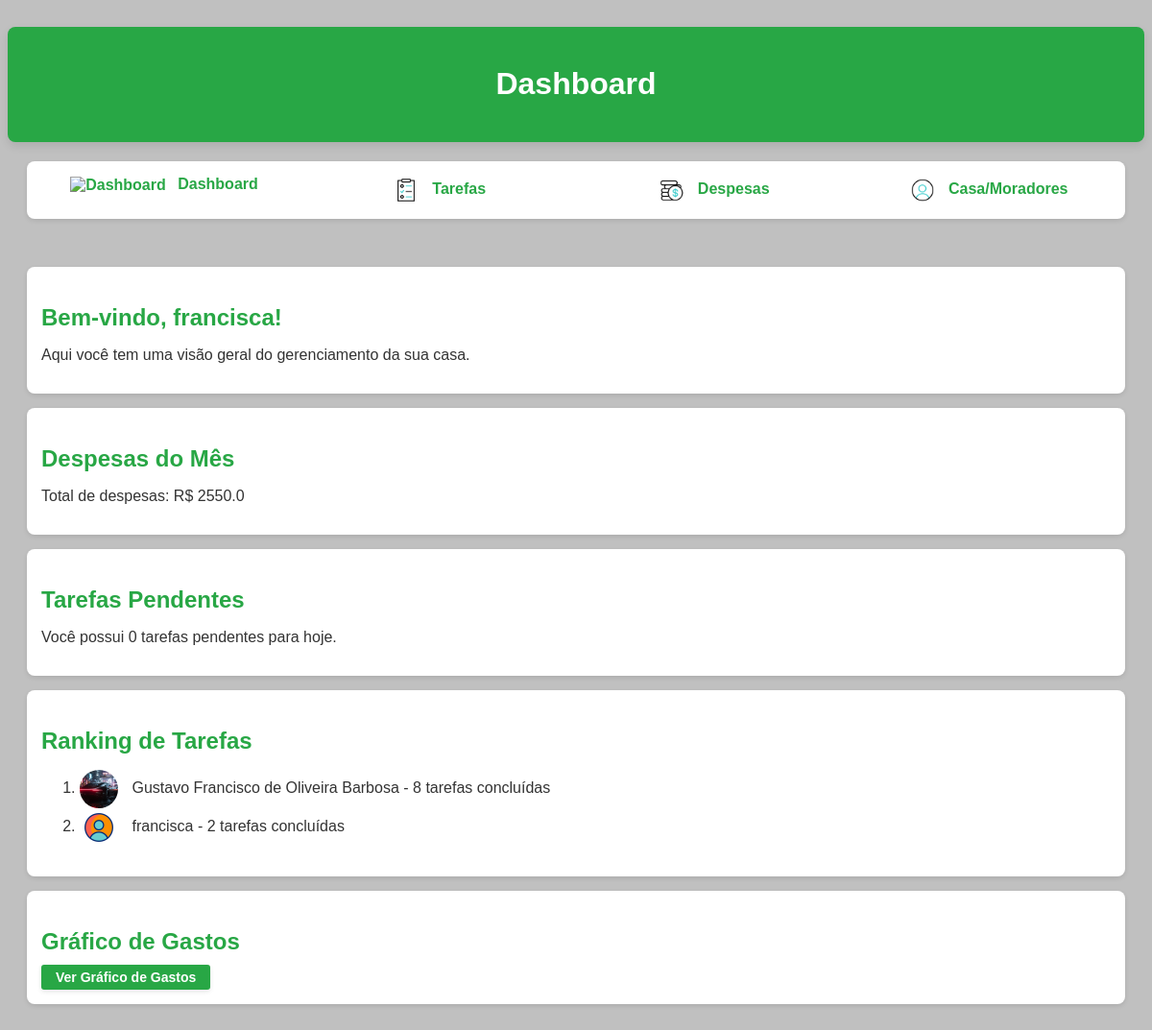
The page /dashboard (signed in) on the database its author committed.
### app.py (models this page shows, shortened)
class Usuario(db.Model):
    id = db.Column(db.Integer, primary_key=True)
    nome = db.Column(db.String(100), nullable=False)
    email = db.Column(db.String(120), unique=True, nullable=False)
    senha = db.Column(db.String(200), nullable=False)
    foto_url = db.Column(db.String(200), nullable=True)  # Adiciona o campo para a URL da foto
    casa_id = db.Column(db.Integer, db.ForeignKey('casa.id'), nullable=False)  # Relacionamento correto

### app.py (the view)
@app.route('/dashboard')
def dashboard():
    if 'usuario_id' not in session:
        return redirect(url_for('login'))  # Redireciona para login se não estiver logado
    usuario_id = session['usuario_id']
    usuario = Usuario.query.get(usuario_id)
    if not usuario:
        flash("Usuário não encontrado!", "error")
        return redirect(url_for('login'))
    casa = Casa.query.get(usuario.casa_id)
    tarefas = Tarefa.query.filter_by(casa_id=usuario.casa_id).all()
    total_despesas = db.session.query(
        db.func.coalesce(db.func.sum(Despesa.valor), 0)).filter_by(casa_id=usuario.casa_id).scalar()
    num_moradores = Usuario.query.filter_by(casa_id=usuario.casa_id).count() if casa else 0
    ranking_usuarios = db.session.query(
        Usuario.nome, Usuario.foto_url.label('foto_perfil_url'), db.func.count(Tarefa.id).label('tarefas_concluidas')
    ).join(Tarefa, Tarefa.usuario_id == Usuario.id).filter(
        Tarefa.concluida == True, Usuario.casa_id == usuario.casa_id
    ).group_by(Usuario.id).order_by(db.func.count(Tarefa.id).desc()).all()
    return render_template('dashboard.html',
                           usuario=usuario,
                           tarefas=tarefas,
                           total_despesas=total_despesas,
                           num_moradores=num_moradores,
                           casa=casa,
                           ranking_usuarios=ranking_usuarios)

### templates/dashboard.html (shortened to what this page needs)
{% extends "base.html" %}
{% block header %}Dashboard{% endblock %}
{% block content %}
  <div class="card">
    <h3>Bem-vindo, {{ usuario.nome }}!</h3>
    <p>Aqui você tem uma visão geral do gerenciamento da sua casa.</p>
  </div>
    <div class="card">
      <h3>Despesas do Mês</h3>
      <p>Total de despesas: R$ {{ total_despesas }}</p>
    </div>
  <div class="card">
    <h3>Tarefas Pendentes</h3>
    <p>Você possui {{ tarefas|selectattr('concluida', 'equalto', False)|list|length }} tarefas pendentes para hoje.</p>
  </div>
  <div class="card">
    <h3>Ranking de Tarefas</h3>
    <ol>
      {% for usuario in ranking_usuarios %}
        <li>
          <img src="{{ usuario.foto_perfil_url }}" alt="Foto de perfil de {{ usuario.nome }}" class="perfil-foto">
          {{ usuario.nome }} - {{ usuario.tarefas_concluidas }} tarefas concluídas
        </li>
      {% endfor %}
    </ol>
  </div>
  <div class="card">
    <h3>Gráfico de Gastos</h3>
    <a href="{{ url_for('grafico_gastos') }}">
      <button type="button">Ver Gráfico de Gastos</button>
    </a>
  </div>
{% endblock %}

### static/css/styles.css (style rules this page uses)
body { font-family: 'Arial', sans-serif; background: #C0C0C0; color: #333; min-height: 100vh; display: flex; flex-direction: column; align-items: center; padding: 20px; }
.card { background: #fff; padding: 20px; margin-bottom: 20px; border-radius: 8px; box-shadow: 0 2px 5px rgba(0, 0, 0, 0.1); }
h3 { color: #28a745; margin-bottom: 15px; font-size: 1.5em; }
.card { background: #fff; margin-bottom: 15px; padding: 15px; border-radius: 8px; box-shadow: 0 2px 5px rgba(0, 0, 0, 0.1); }
.card h3 { margin-bottom: 10px; color: #28a745; }
.card p { color: #333; }
button { background-color: #28a745; color: white; border: none; padding: 5px 15px; font-size: 14px; font-weight: bold; border-radius: 3px; cursor: pointer; transition: background-color 0.3s, transform 0.2s; box-shadow: 0 2px 5px rgba(0, 0, 0, 0.1); }
.perfil-foto { width: 40px; height: 40px; border-radius: 50%; object-fit: cover; margin-right: 10px; vertical-align: middle; }

### rows shown on the page
Usuario: nome "francisca", foto_perfil_url (picture), tarefas_concluidas "2"
Usuario: shows a picture, nome "Gustavo Francisco de Oliveira Barbosa", tarefas_concluidas "8"

### other values the page prints
{{ total_despesas }} "2550.0"
{{ tarefas|selectattr('concluida', 'equalto', False)|list|length }} "0"
